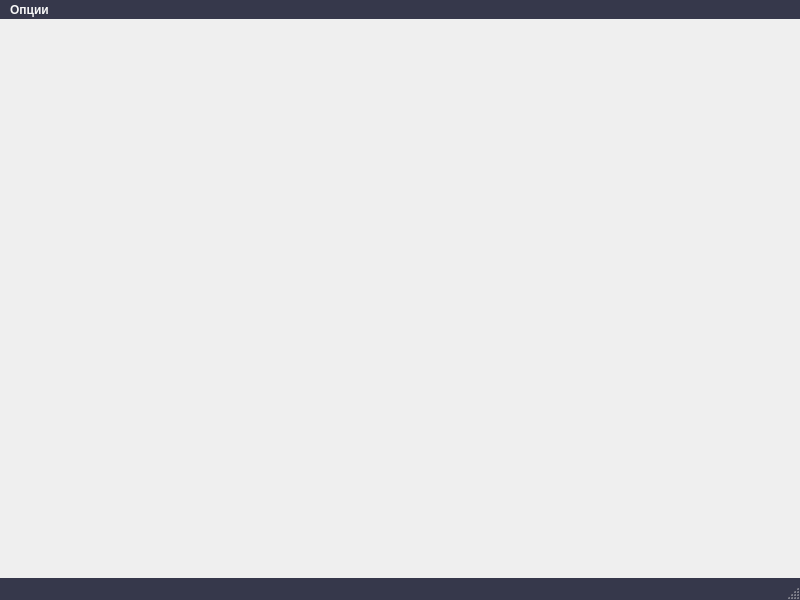
<?xml version="1.0" encoding="UTF-8"?>
<ui version="4.0">
 <class>MainWindow</class>
 <widget class="QMainWindow" name="MainWindow">
  <property name="geometry">
   <rect>
    <x>0</x>
    <y>0</y>
    <width>800</width>
    <height>600</height>
   </rect>
  </property>
  <property name="minimumSize">
   <size>
    <width>800</width>
    <height>600</height>
   </size>
  </property>
  <property name="windowTitle">
   <string>PostgreSQL viewer by Stseniayew Andrey | 15-IT-1</string>
  </property>
  <property name="styleSheet">
   <string notr="true">* {
	color: rgb(247, 247, 247);
	font-weight: 800;
}

QStatusBar, QMenuBar, QMenu{
	background-color: rgb(54, 56, 75);
}

 QMenuBar::item, QMenu::item {
     background: transparent;
 }

 QMenuBar::item:selected,  QMenu::item:selected {
     background-color: #576172;
 }

 QMenuBar::item:pressed, QMenu::item:pressed {
     background-color: #2c3038;
 }

#centralWidget {
	background-color: qlineargradient(spread:pad, x1:0, y1:1, x2:0, y2:0, stop:0 rgba(38, 44, 66, 		255), stop:1 rgba(96, 94, 108, 255));
}

#dbTreeWidget {
	background-color: transparent;
}</string>
  </property>
  <widget class="QWidget" name="centralWidget">
   <layout class="QGridLayout" name="gridLayout">
    <item row="0" column="1">
     <widget class="QTreeWidget" name="dbTreeWidget">
      <property name="font">
       <font>
        <weight>99</weight>
        <bold>true</bold>
       </font>
      </property>
      <property name="focusPolicy">
       <enum>Qt::NoFocus</enum>
      </property>
      <property name="styleSheet">
       <string notr="true"/>
      </property>
      <property name="selectionMode">
       <enum>QAbstractItemView::SingleSelection</enum>
      </property>
      <property name="iconSize">
       <size>
        <width>24</width>
        <height>24</height>
       </size>
      </property>
      <property name="animated">
       <bool>true</bool>
      </property>
      <property name="wordWrap">
       <bool>true</bool>
      </property>
      <property name="headerHidden">
       <bool>true</bool>
      </property>
      <attribute name="headerVisible">
       <bool>false</bool>
      </attribute>
      <attribute name="headerCascadingSectionResizes">
       <bool>true</bool>
      </attribute>
      <attribute name="headerHighlightSections">
       <bool>false</bool>
      </attribute>
      <column>
       <property name="text">
        <string notr="true">1</string>
       </property>
      </column>
     </widget>
    </item>
   </layout>
  </widget>
  <widget class="QMenuBar" name="menuBar">
   <property name="geometry">
    <rect>
     <x>0</x>
     <y>0</y>
     <width>800</width>
     <height>21</height>
    </rect>
   </property>
   <widget class="QMenu" name="menuOptions">
    <property name="title">
     <string>Опции</string>
    </property>
    <addaction name="actionSetConnectInfo"/>
    <addaction name="actionClearTree"/>
   </widget>
   <addaction name="menuOptions"/>
  </widget>
  <widget class="QStatusBar" name="statusBar"/>
  <action name="actionSetConnectInfo">
   <property name="text">
    <string>Установить данные для подключения</string>
   </property>
  </action>
  <action name="actionClearTree">
   <property name="text">
    <string>Очистить загруженные данные</string>
   </property>
  </action>
 </widget>
 <layoutdefault spacing="6" margin="11"/>
 <resources/>
 <connections/>
</ui>
